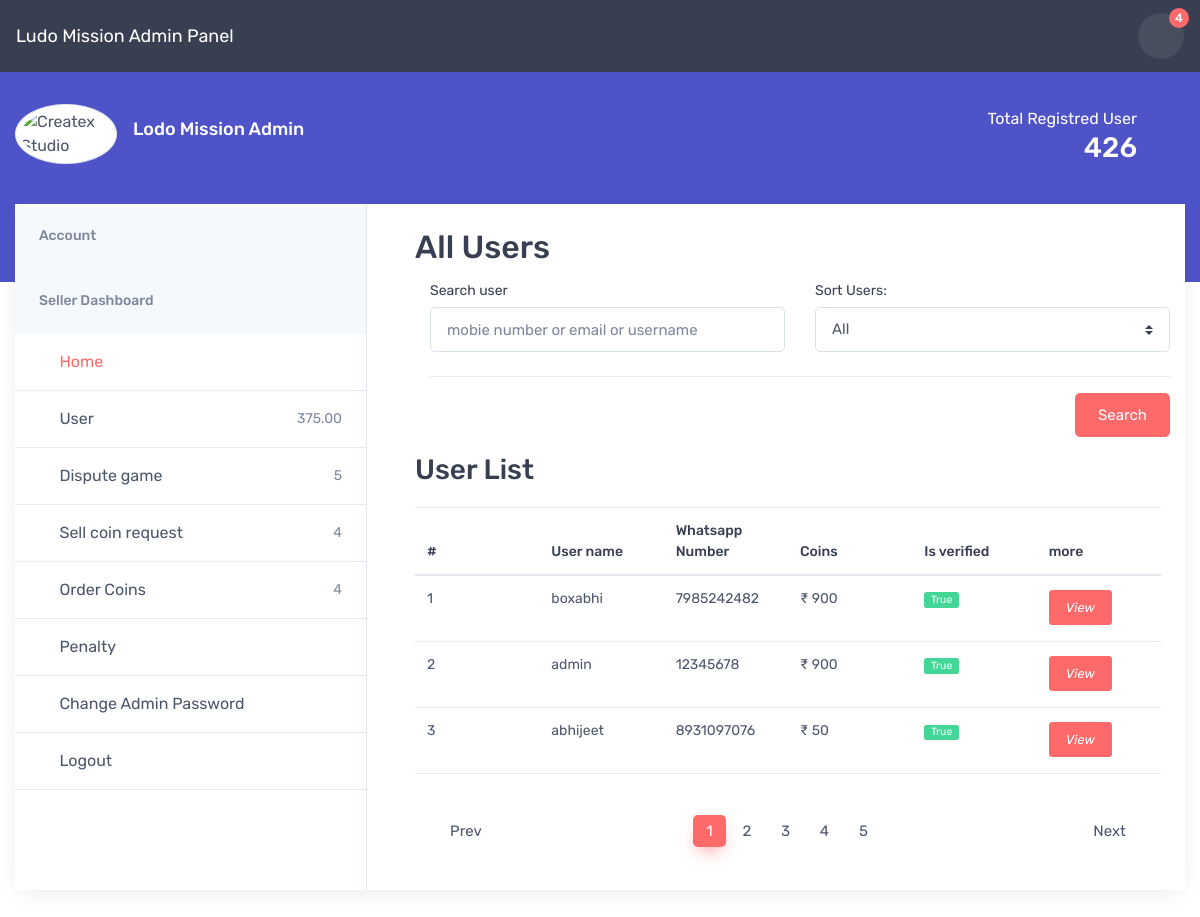
The page /paneladmin/users/ on the database as committed earlier.
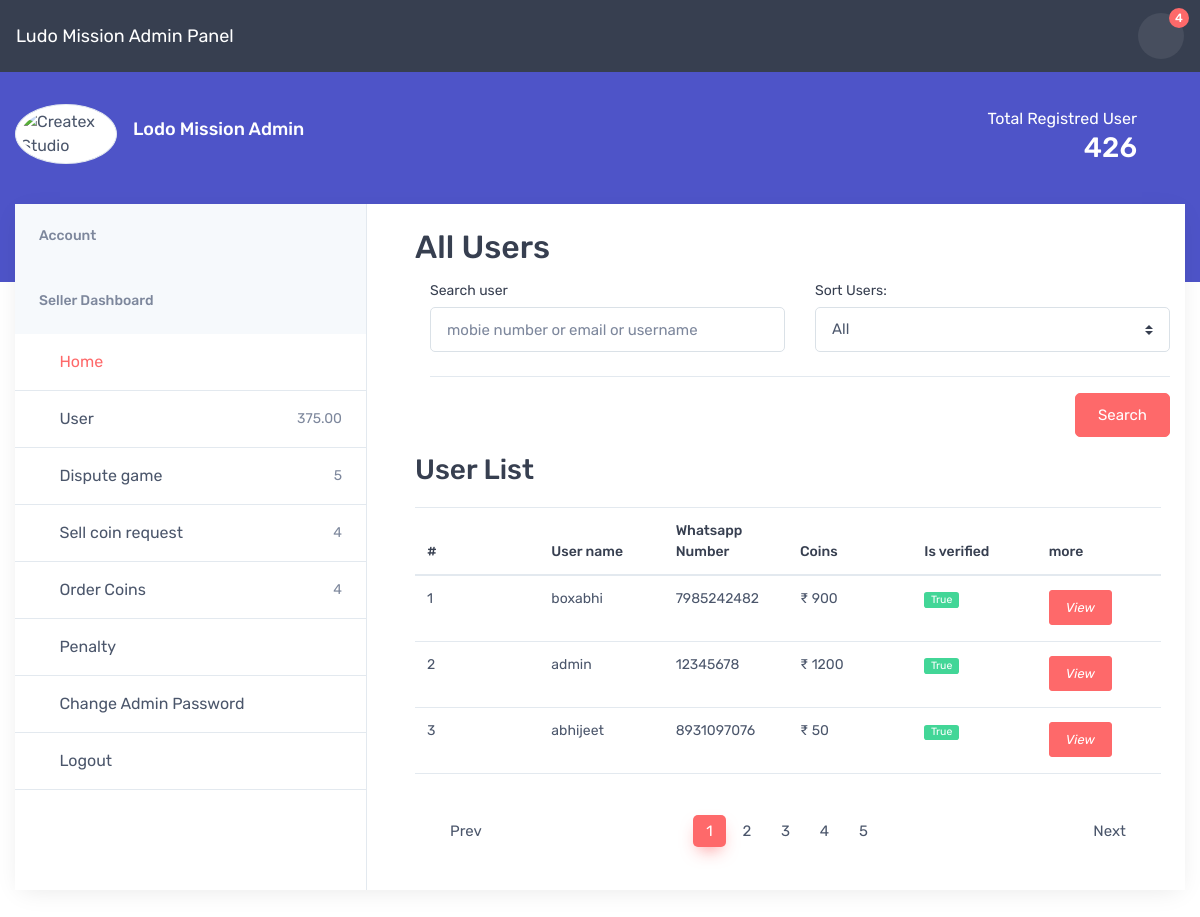
The same page on the database as committed later.
### accounts/models.py (models this page shows, shortened)
class Profile(models.Model):
    user = models.ForeignKey(User , related_name="Profile", on_delete=models.CASCADE)
    whatsapp = models.CharField(max_length=15)
    coins = models.IntegerField(default=50)
    otp = models.CharField(max_length=10 , blank=True , null=True)
    is_verified = models.BooleanField(default=False)
    referral_by = models.ForeignKey(User, null=True, blank=True ,on_delete=models.RESTRICT)
    created_at = models.DateTimeField(auto_now_add=True)

### adminpanel/views.py (the view)
# urls.py: path('users/' , userlist , name="userlists"),
def userlist(request):
    profiles = Profile.objects.all()
    context = {'profiles' : profiles}
    return render(request, 'admin_panel/userlists.html' , context)

### templates/admin_panel/userlists.html (shortened to what this page needs)
{% extends "admin_panel/base.html" %}
{% block start %}
<section class="col-lg-8 pt-lg-4 pb-4 mb-3 ">
  <h2>All Users</h2>
  <form class="container">
    <div class="row">
      <div class="col-sm-6">
        <div class="form-group">
          <label for="account-fn">Search user</label>
          <input class="form-control" type="text" id="account-fn" placeholder="mobie number or email or username ">
        </div>
      </div>
      <div class="col-sm-6">
        <div class="form-group">
          <label for="order-sort">Sort Users:</label>
          <select class="form-control custom-select" id="order-sort">
            <option>All</option>
          </select>
        </div>
      </div>
      <div class="col-12">
        <hr class="mt-2 mb-3">
        <div class="d-flex flex-wrap justify-content-between " style="float:right">
          <button class="btn btn-primary mt-3 mt-sm-0" type="button">Search</button>
        </div>
      </div>
    </div>
  </form>
  <div class="pt-2 px-4 pl-lg-0 pr-xl-5">
    <h2 class="h3 py-2 text-center text-sm-left">User List</h2>
    <div class="table-responsive">
      <table class="table table-fixed font-size-sm mb-0">
        <thead>
          <tr>
            <th>#</th>
            <th>User name</th>
            <th>Whatsapp Number</th>
            <th>Coins</th>
            <th>Is verified</th>
            <th>more</th>
          </tr>
        </thead>
        <tbody>
          {% for profile in profiles %}
          <tr>
            <td>{{forloop.counter}}</td>
            <td>{{profile.user.username}}</td>
            <td>{{profile.whatsapp}}</td>
            <td> ₹ {{profile.coins}}</td>
            <td><span class="badge badge-success">{{profile.is_verified}}</span></td>
            <td class="py-3 align-middle">
              <a class="nav-link-style mr-2" href="{%url 'user_details' profile.id %}"
                data-toggle="tooltip" title="View details">
                <i class="btn btn-primary btn-sm">View </i></td>
          </tr>
          {% endfor %}
        </tbody>
      </table>
    </div>
    <hr class="mb-grid-gutter">
    <nav class="d-flex justify-content-between pt-2" aria-label="Page navigation">
      <ul class="pagination">
        <li class="page-item"><a class="page-link" href="#"><i class="czi-arrow-left mr-2"></i>Prev</a></li>
      </ul>
      <ul class="pagination">
        <li class="page-item active d-none d-sm-block" aria-current="page"><span class="page-link">1</span></li>
        <li class="page-item d-none d-sm-block"><a class="page-link" href="#">2</a></li>
        <li class="page-item d-none d-sm-block"><a class="page-link" href="#">3</a></li>
        <li class="page-item d-none d-sm-block"><a class="page-link" href="#">4</a></li>
        <li class="page-item d-none d-sm-block"><a class="page-link" href="#">5</a></li>
      </ul>
      <ul class="pagination">
        <li class="page-item"><a class="page-link" href="#" aria-label="Next">Next<i
              class="czi-arrow-right ml-2"></i></a></li>
      </ul>
    </nav>
  </div>
</section>
{% endblock %}

Rows that differ between the two databases and show on the page:
changed Profile "admin": coins "900" → "1200"
